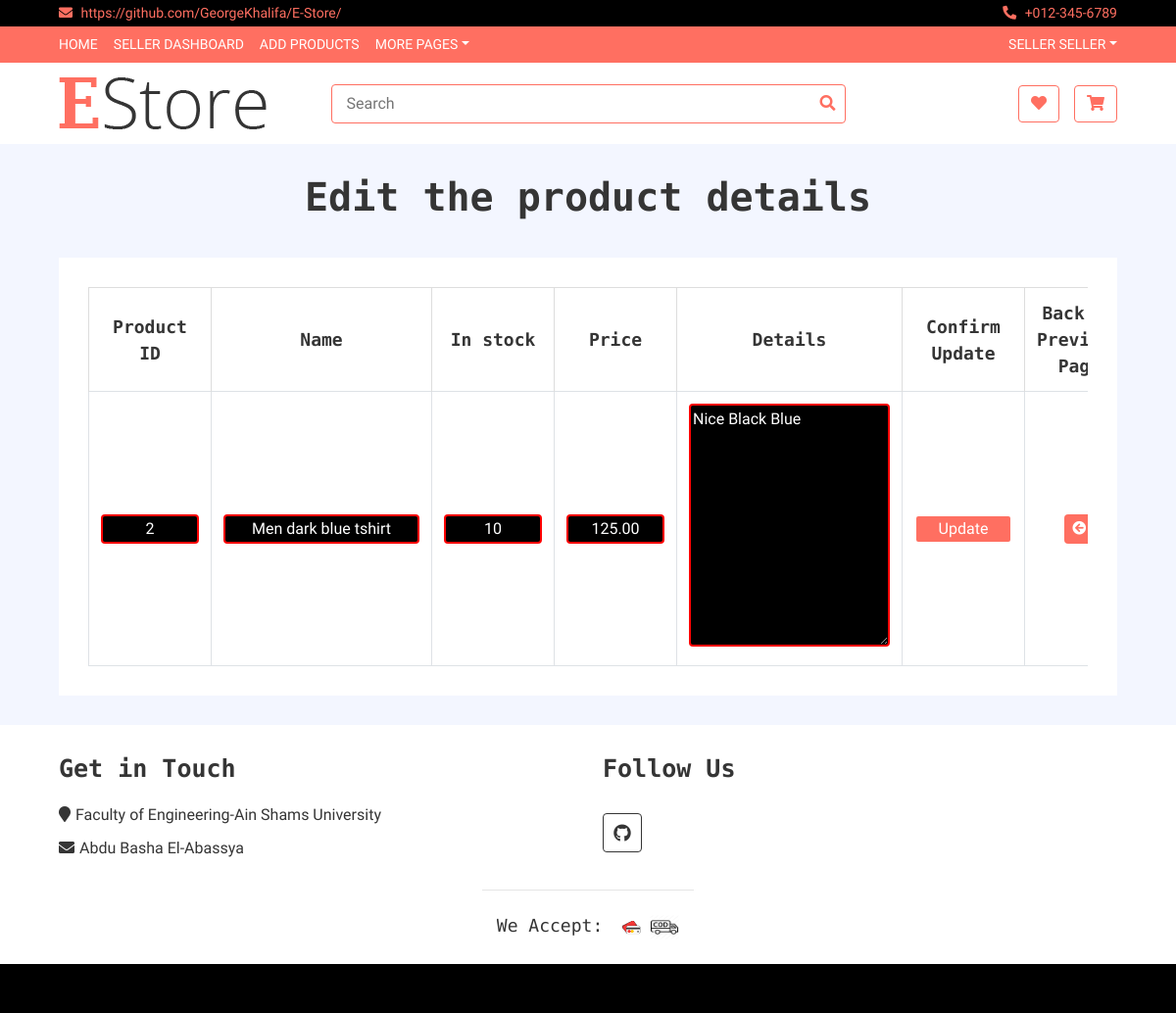
The page /App1/edit_product/2/ (signed in) on the database as committed earlier.
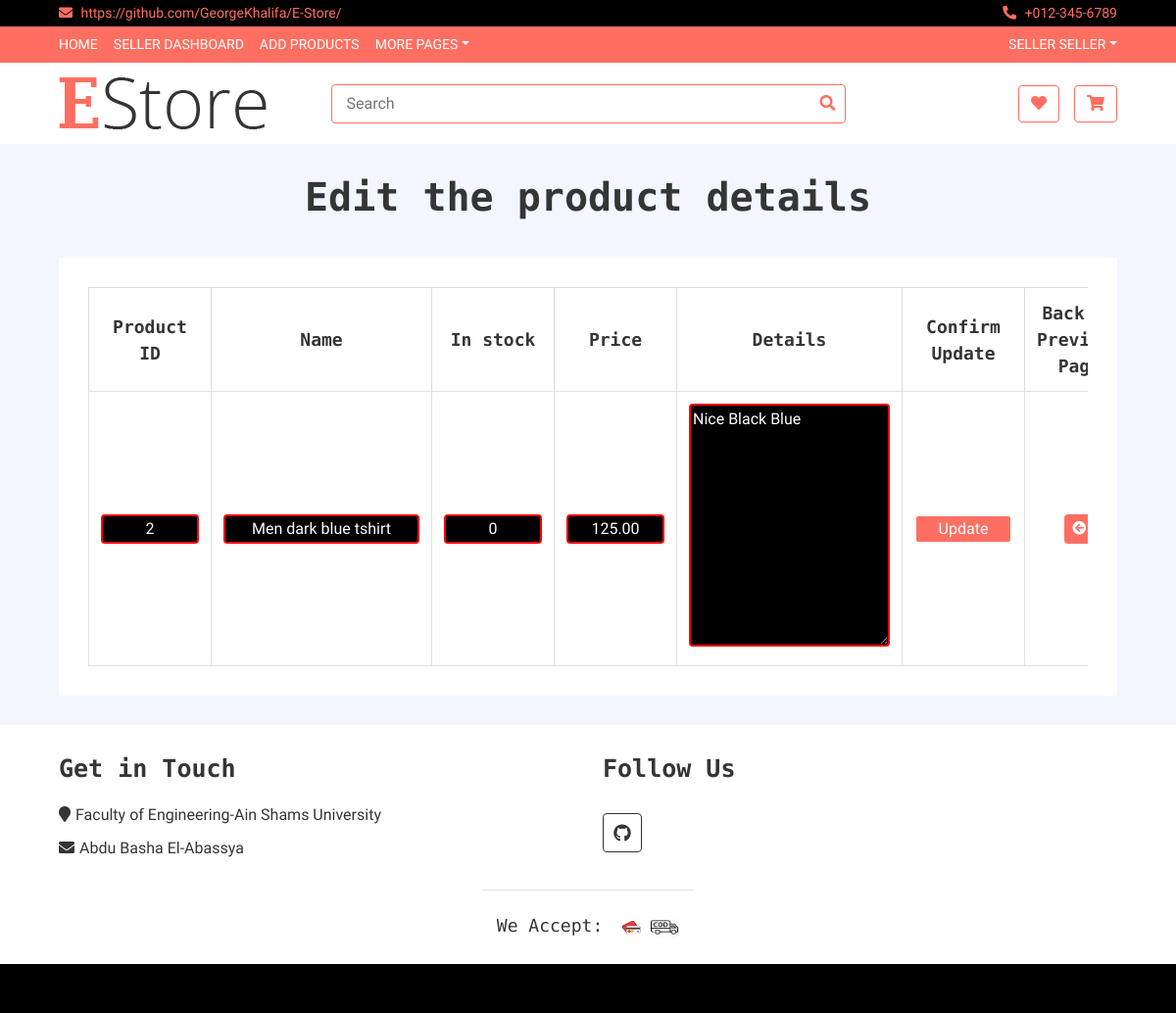
The same page on the database as committed later.
### App1/models.py (models this page shows, shortened)
class Product(models.Model):
    id = models.AutoField(primary_key=True)
    seller = models.ForeignKey(to = User,on_delete = models.CASCADE)
    name=models.CharField(max_length=20,default='')
    in_stock = models.PositiveIntegerField()
    currency =  models.CharField(default='$',choices=currency_choices,max_length=20)
    size = models.CharField(default='S',choices=size_choices,max_length=20)
    price = models.DecimalField(max_length = 13, decimal_places = 2, max_digits = 10) #product_price
    picture = models.ImageField(upload_to = 'product_picture/', default = 'null.png')
    main_category= models.CharField(default='Men',choices=main_category_choices,max_length=20)
    secondary_category=  models.CharField(default='Top',choices=secondary_choices,max_length=20)
    details=models.CharField(default='',max_length=1999)
    views = models.ManyToManyField(User,related_name='view',default=None,blank=True)
    favourites =models.ManyToManyField(User,related_name='favourite',default=None,blank=True)

### App1/views.py (the view)
# urls.py: url(r'^edit_product/(?P<id>\d+)/$',views.edit_product,name='edit_product'),
@login_required
def edit_product(request,id):
    result = C.edit_product_c(request, id)
    return result

### App1/context_processors.py (called while the page is built)
def add_variable_to_context(request):
    if(request.user.is_authenticated and not request.user.is_superuser):
        actual_user = UserInfo.objects.filter(user = request.user)[0]
        firstname = request.user.first_name
        lastname = request.user.last_name
        if actual_user.BuyerOrSeller == 'seller':
            sellerflag = True
        else:
            sellerflag = False
    else:
        sellerflag = False
        firstname = ""
        lastname = ""
    return {
        'sellerflag': sellerflag, 'firstname': firstname, 'lastname': lastname
    }

### App1/views.py (called while the page is built)
    def edit_product_c(self, request,id):
        displayprod=Product.objects.get(id=id)
        return render(request,'App1/edit_product.html',{'editupdate':displayprod})

### templates/App1/edit_product.html (shortened to what this page needs)
{% extends 'App1/base.html'%}
{% block body_block %}
    <h1 style="text-align:center">Edit the product details</h1>
    <form action="{%url 'App1:update_product' editupdate.id %}" method="POST" >
    <div class="wishlist-page">
            <div class="container-fluid">
                <div class="wishlist-page-inner">
                    <div class="row">
                        <div class="col-md-12">
                            <div class="table-responsive">
                                <table class="table table-bordered">
                                    <thead class="thead-dark">
                                     <tr>
                                    <th>Product ID</th>
                                    <th>Name</th>
                                    <th>In stock</th>
                                    <th>Price</th>
                                    <th>Details</th>
                                    <th>Confirm Update</th>
                                    <th>Back to Previous Page</th>
                                    </tr>
                                    </thead>
                                     <tbody class="align-middle">
                                        <tr>
                                        <td><input type="text" name="id" value="{{editupdate.id}}" readonly style="width:100px; border: 2px solid red; border-radius: 4px"></td>
                                        <td><input type="text" name="name" value="{{editupdate.name}}" style="width:200px; border: 2px solid red; border-radius: 4px"></td>
                                        <td><input type="text" name="in_stock" value="{{editupdate.in_stock}}" style="width:100px; border: 2px solid red; border-radius: 4px"></td>
                                        <td><input type="text" name="price" value="{{editupdate.price}}" style="width:100px; border: 2px solid red; border-radius: 4px"></td>
                                        <td> <textarea name="details"  cols="20" rows="10" style="border: 2px solid red; border-radius: 4px; background-color:black; color:white;">{{editupdate.details}}</textarea></td>
                                        <td><input type="submit" value="Update" style=" width:100px; border: 2px solid; border-radius: 4px; background-color:#FF6F61;"/></td>
                                        <td><a href="{%url 'App1:product_status' %}"><button><i class="fas fa-arrow-circle-left"></i></button></a></td>
                                        </tr>
                                        </tbody>
                                  </table>
                                  </form>
{% endblock %}

Rows that differ between the two databases and show on the page:
changed Product "Men dark blue tshirt": in_stock "10" → "0"
